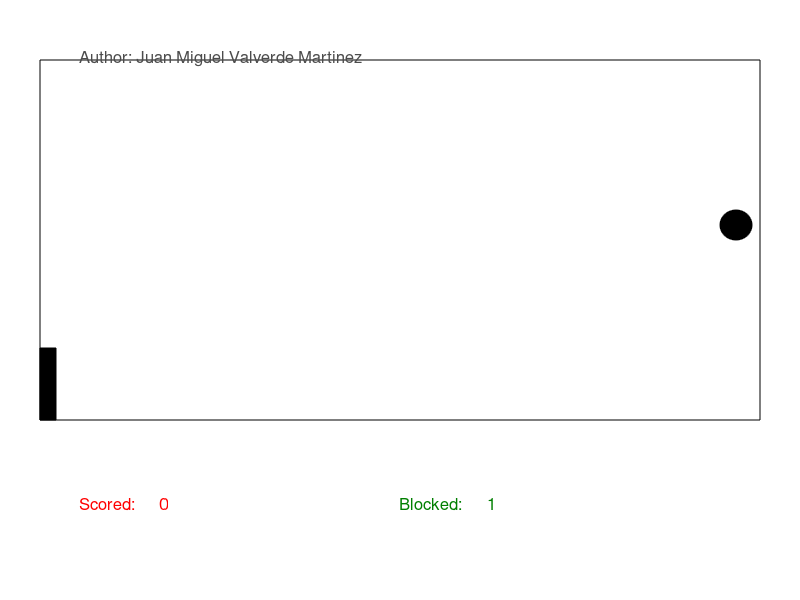

Recreate this plot in MATLAB. (Note: this script raises an error after producing the figure.)
% GOALKEEPER.m - Eager goalkeeper
% 
% This code is a graphical representation of a goalkeeper trying to block
% every ball during an infinite loop. This algorithm is 100% explorative,
% so between a good option and an unknown option, it will always choose the
% unknown. After that, it will learn if it was a good or a bad option.
%
% You can do with this code whatever you want. The main purpose is help
% people learning about this. Also, there is no warranty of any kind.
%
% Juan Miguel Valverde Martinez
% http://laid.delanover.com
%

clear;clc;

totalPositions = 5;
fieldRelativeHeight = .6;
playerHeight = fieldRelativeHeight/totalPositions;

speed = .01;

% Position of the player and the ball
positionPlayer = 0;
positionBall = 0;
counterScored = 0;
counterBlocked = 0;

% Matrix which contains all possible moves it can do
moves = -99*ones(totalPositions^2);

moveMatrixIndex=1;
for a=0:-1:-(totalPositions-1)
    for b=1:totalPositions
       for c=1:totalPositions
          moves(moveMatrixIndex,b+(c-1)*totalPositions)=a+(c-1);
       end
       moveMatrixIndex= moveMatrixIndex+1;
    end
end




% If the reward is -99, then it's not possible to do that move.
% If the reward is -1, then it is a bad option.
% If the reward is 1, then it is a good option which will lead to blocking
% the ball.
% If the reward is 2, then it is an unkonwn option and therefore it does
% not known whether is good or bad, but it will choose it since it is an
% exporative algorithm.
RM = -101*(moves==-99);
RM = RM + 2;


figure('resize', 'off', 'position', [400 150 700 450]);

% Field
field_h = annotation('rectangle', [.05,.3,.9,fieldRelativeHeight],...
                'color', [0 0 0], 'facecolor', 'white');
            
% Player     
player_h = annotation('rectangle', [.05,.3+playerHeight*positionPlayer,.02,playerHeight],...
                'color', [0 0 0], 'facecolor', 'black');

% Ball
ballPositionReset = [.9,.4+.2*positionBall,.04,.05];
ball_h = annotation('ellipse', ballPositionReset,...
                'color', [1 1 1], 'facecolor', 'white');         

% Labels

annotation('textbox', [0.1 0.89 0.1 0.1],...
                'fontsize', 12,'linestyle', 'none',...
                'string', 'Author: Juan Miguel Valverde Martinez',...
                 'color', [0.3 0.3 0.3]);
            
            
annotation('textbox', [0.1 0.15 0.1 0.1],...
                'fontsize', 12, 'string', 'Scored:',...
                'linestyle', 'none', 'color', [1 0 0]);
            
scoredCounter_h = annotation('textbox', [0.2 0.15 0.1 0.1],...
                'fontsize', 12, 'string', 0,...
                'linestyle', 'none', 'color', [1 0 0]);
            
annotation('textbox', [0.5 0.15 0.1 0.1],...
                'fontsize', 12, 'string', 'Blocked:',...
                'linestyle', 'none', 'color', [0 0.5 0]);
            
blockedCounter_h = annotation('textbox', [0.61 0.15 0.1 0.1],...
                'fontsize', 12, 'string', 0,...
                'linestyle', 'none', 'color', [0 0.5 0]);
            
            
%totalPositions
positionBall = randi([0 totalPositions-1],1,1);
ballIncrement = playerHeight/2;
set(ball_h, 'Position', [.9,.3+ballIncrement+2*ballIncrement*positionBall,.04,.05],...
    'color', [0 0 0], 'facecolor', 'black');


currentState = 1+totalPositions*positionPlayer+positionBall;

while 1==1
    % Evaluation function
    eval = 0;    
    
    % Let's move the ball or remove it if it reached the limit
    ballCurrentPosition = get(ball_h,'Position');
    % X axis
    if ballCurrentPosition(1)<0.06
        
        if positionBall == positionPlayer
            counterBlocked = counterBlocked + 1;
            eval = 1;
            
        else
            counterScored = counterScored + 1;
            eval = -1;
            
        end
        
        set(scoredCounter_h, 'string', counterScored);
        set(blockedCounter_h, 'string', counterBlocked);
        
        
        previousState = 1+totalPositions*positionPlayer+positionBall;
        
        positionBall = randi([0 totalPositions-1],1,1);
        set(ball_h, 'Position', [.9,.3+ballIncrement+2*ballIncrement*positionBall,.04,.05],...
            'color', [0 0 0], 'facecolor', 'black');
        
        RM(currentState,previousState) = eval;
        
        currentState = 1+totalPositions*positionPlayer+positionBall;
        
        % This can be problematic to understand. I'm actually learning it
        % in such way that, if this matrix is M(A,B), A will be the origin
        % state and B will be the target state. The value will be the
        % evaluation function.
        % currentState variable actually stores the value that will become
        % the previous state.
        
        
        % This will return which movement is the best
        [whatever,targetState]=max(RM(currentState,:));

        % It can be calculated the distance from the one state to another
        distance = moves(currentState,targetState)
        
        % This function moves the player to wherever it should be
        positionPlayer = move( player_h, positionPlayer, distance, playerHeight, totalPositions );
        
    else
        ballCurrentPosition(1) = ballCurrentPosition(1)-0.02;
        set(ball_h, 'Position', ballCurrentPosition);
    end
    
    
    pause(speed);
end





